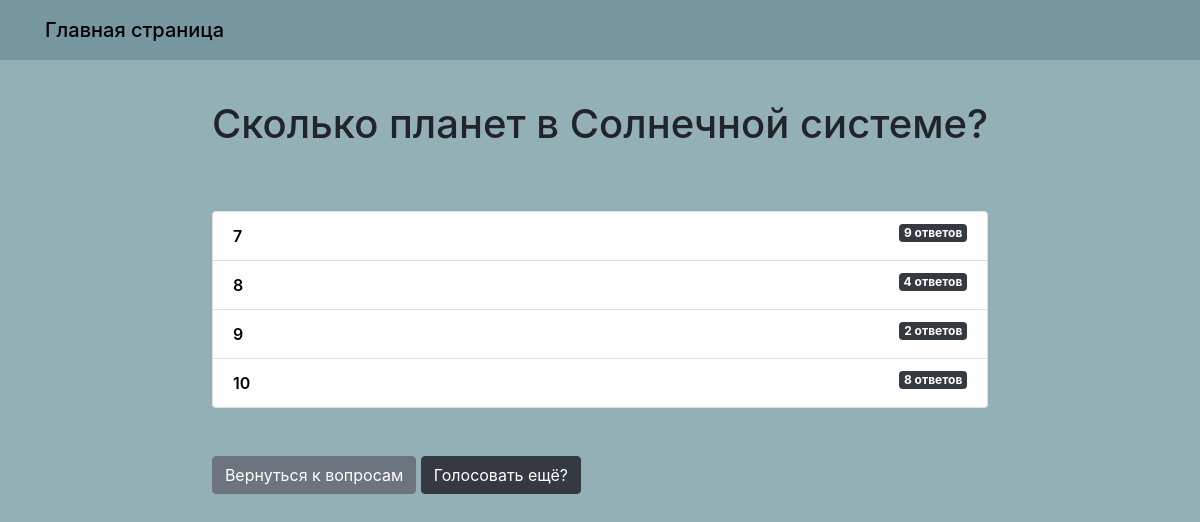
Before: /questions/5/results/ with the older database file.
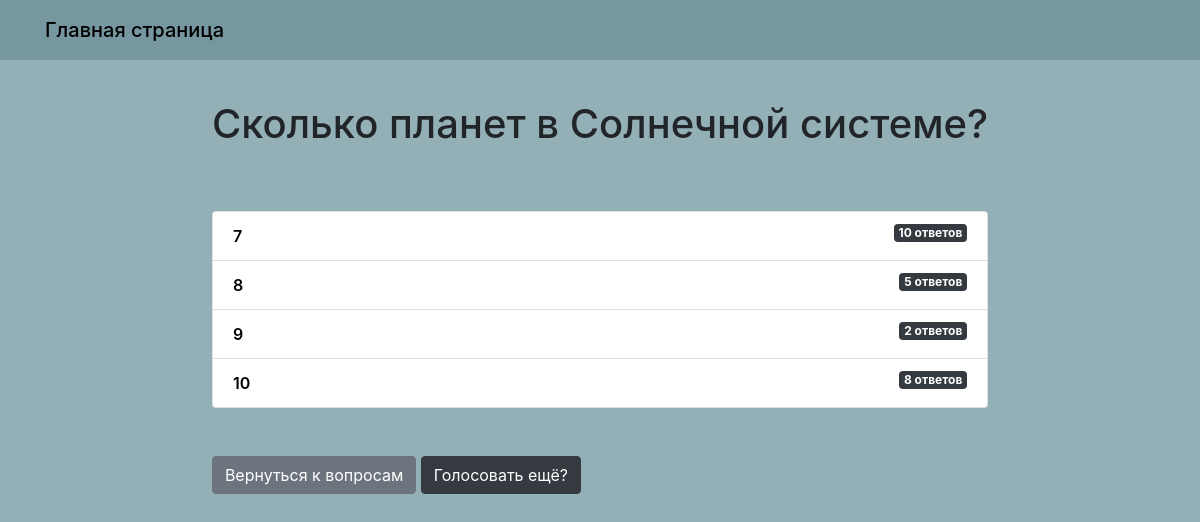
After: the same page with the newer database file.
### questions/models.py (models this page shows, shortened)
class Choice(models.Model):
    question = models.ForeignKey(Question, on_delete=models.CASCADE)
    choice_text = models.CharField(max_length=255, verbose_name='Ответ')
    votes = models.IntegerField(default=0, verbose_name='голоса')
    class Meta:
        verbose_name = 'Ответ'
        verbose_name_plural = 'Ответы'

### questions/views.py (the view)
# urls.py: path('<int:question_id>/results/', views.results, name='results'),
def results(request, question_id):
    question = get_object_or_404(Question, pk=question_id)
    return render(request, 'questions/results.html', {'question': question})

### templates/questions/results.html
{% extends 'base.html' %}
{% block content %}
    <h1 class="mb-5 text-center">{{ question.question_text }}</h1>
    <ul class="list-group mb-5">
        {% for choice in question.choice_set.all %}
            <li class="list-group-item">
                {{ choice.choice_text }} <span class="badge badge-dark float-right">{{ choice.votes }}
                    ответ{{ choice.votes | pluralize:'ов' }}</span>
            </li>
        {% endfor %}
    </ul>
    <div class="card-body_2">
        <a class="btn btn-secondary" href="{% url 'index' %}">Вернуться к вопросам</a>
        <a class="btn btn-dark" href="{% url 'detail' question.id %}">Голосовать ещё?</a>
    </div>
{% endblock %}

Changed rows visible on the page:
changed Choice (number 1 of 4 on the later page): votes "9" → "10"
changed Choice (number 2 of 4 on the later page): votes "4" → "5"
